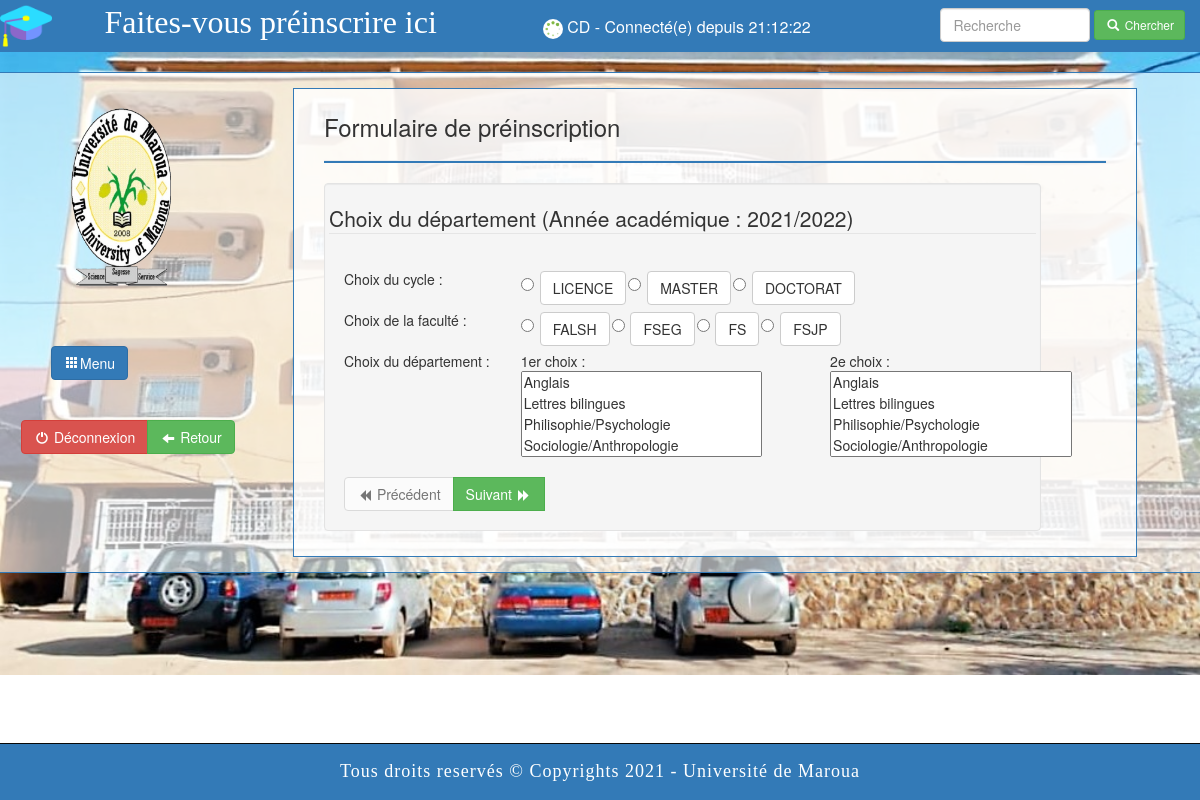
Screenshot of /subscribe.php (signed in) with the database file from the repository.
### tables this page shows
CREATE TABLE IF NOT EXISTS `cycle` (
  `id` int(11) NOT NULL AUTO_INCREMENT,
  `intitule` varchar(25) NOT NULL,
  PRIMARY KEY (`id`)
);

CREATE TABLE IF NOT EXISTS `faculte` (
  `id` int(11) NOT NULL AUTO_INCREMENT,
  `intitule` varchar(25) NOT NULL,
  PRIMARY KEY (`id`)
);

### subscribe.php (the view, shortened to what this page needs)
<?php
require_once 'include/connexion.php';
$req1 = 'SELECT * FROM cycle';
$req2 = 'SELECT * FROM faculte';
$req3 = 'SELECT * FROM parcours';
$exec1 = mysqli_query($connect, $req1);
$exec2 = mysqli_query($connect, $req2);
$exec3 = mysqli_query($connect, $req3);
?>
<!DOCTYPE html PUBLIC "­//W3C//DTD XHTML 1.0 Strict//EN" "http://www.w3.org/TR/xhtml1/DTD/xhtml1­strict.dtd">
<html xmlns="http://www.w3.org/1999/xhtml" xml:lang="fr" lang="fr">
<head>
	<link href="bootstrap/css/bootstrap.min.css" rel="stylesheet">
</head>
<body>
<?php
$title="Faites-vous préinscrire ici";
include('header.php');
?>
<div class="row selected">
	<div class="col-sm-3 col1">
		<img src="images/logo_uMa.png" width="100px" style="margin-left: 70px">
		<br><br>
		<div class="specialBurger">
			<ul>
					<li class="sousEdit"><button class="btn btn-primary "><span class="glyphicon glyphicon-th"></span> Menu</button>
	            	</li>
			</ul>
		</div>
<div class="btn-group">
	<a class="btn btn-danger" href="deconnexion.php"><span class="glyphicon glyphicon-off"></span>
		Déconnexion </a>
	<a class="btn btn-success" onclick="goBack()"><span class="glyphicon glyphicon-arrow-left"></span> Retour </a>
</div>
	</div>
	<div class="col-sm-9">
<div class="row" >
<div class="col-sm-11" style="background: rgba(255, 255, 255, 0.8); padding: 5px 30px; border: 1px solid #337ab7">
<h3>Formulaire de préinscription</h3>
<hr style="height: 2px; background: #337ab7; ">
<form class="form-horizontal well col-sm-11" method="POST">
<div class="form-group departement">
<legend>Choix du département (Année académique : 2021/2022)</legend>
</div>
<div class="row departement">
<div class="col-sm-3">Choix du cycle : </div>
<div class="col-sm-9">
<?php while ($res1 = mysqli_fetch_array($exec1)) {
	echo '<input type="radio" class="check" name="cycle" id="'.$res1['intitule'].'">
			<label for="'.$res1['intitule'].'"><span class="btn btn-default">'.$res1['intitule'].'</span></label>';
} ?>
</div>
</div>
<div class="row departement">
<div class="col-sm-3">Choix de la faculté : </div>
<div class="col-sm-9">
<?php while ($res2 = mysqli_fetch_array($exec2)) {
	echo '<input type="radio" class="check" name="fac" id="'.$res2['intitule'].'">
			<label for="'.$res2['intitule'].'"><span class="btn btn-default">'.$res2['intitule'].'</span></label>';
} ?>
</div>
</div>
<div class="row departement">
<div class="col-sm-3">Choix du département : </div>
<div class="col-sm-9">
	<div class="row">
		<div class="col-xs-5">
			1er choix : <br>
		<select id="multiple" multiple="multiple" name="dpt1" class="input-mini" required="required">
<?php
	while ($res3 = mysqli_fetch_array($exec3)) {
		echo '<option>'.$res3['filiere'].'</option>';
	}
?>
			</select>
		</div>
		<div class="col-xs-2"></div>
		<div class="col-xs-5">
			2e choix : <br>
<select id="multiple" multiple="multiple" name="dpt1" class="input-mini" required="required">
<?php
$exec3 = mysqli_query($connect, $req3);
	while ($res3 = mysqli_fetch_array($exec3)) {
		echo '<option>'.$res3['filiere'].'</option>';
	}
?>
</select>
		</div>
	</div>
</div>
</div>
<div class="navigationBar">
	<br>
	<div class="btn-group">
		<a class="btn btn-default disabled" id="prev" href=""><span class="glyphicon glyphicon-backward"></span>
			Précédent </a>
		<a class="btn btn-success" id="next" >Suivant <span class="glyphicon glyphicon-forward"></span></a>
	</div>
</div>
</form>
</div>
<div class="col-sm-1"></div>
</div>
		</div>
	</div>
<?php include('footer.php'); ?>
</body>
</html>

### header.php (shortened to what this page needs)
<link rel="stylesheet" type="text/css" href="bootstrap/css/bootstrap.min.css">
<div class="row couleurParDefo navbar-fixed-top">
	<div class="col-xs-1"><img src="images/mortarboard.png" width="52px"></div>
	<div class="col-xs-8 ">
		<span class="ENSM"><font size="6px" color="white"><?php if(isset($title)){ echo $title; } ?></font></span>
		<font size="5px" color="white">
			<?php
				echo "\t \t \t".'<font size="3px" color="white" ><img src="images/Spinner-3.gif" style="border-radius:50%" class="connected1" width="20px"> ';
				echo $_SESSION['name']." - Connecté(e) depuis ".$_SESSION['time']."</font>";
			?>
		</font>
	</div>
	<div class="col-xs-3">
		<form class="Search navbar-form pull-right" method="GET" action="rechercher.php">
			<input type="search" class="form-control" style="width:150px" class="input-xs form-control" name='q' placeholder="Recherche" onkeyup="showAutosuggest(this.value)">
			<button type="submit" class="btn btn-success btn-sm">
			<span class="glyphicon glyphicon-search"></span>
			Chercher</button>
		</form>
	</div>
</div>

### footer.php (shortened to what this page needs)
<div class="row">
	<div class="col-lg-12" style="margin-left:-253px;width:90%">
		<footer class="navbar navbar-inverse navbar-fixed-bottom piedDepage couleurParDefo">
			Tous droits reservés &copy; Copyrights
			 -
			Université de Maroua
		</footer>
	</div>
</div>

### subscribe.php (style rules this page uses)
body { background-image: url(images/dpt.jpg); background-size: 100%; background-repeat: no-repeat; padding-top: 72px; width: 100%; background-attachment: fixed; }
.piedDepage { font-size: 18px; letter-spacing: 1px; }
.specialBurger { margin-top: 130px; padding-top: 2% ; width: 340px; }
.specialBurger ul li { transition: .2s; }
.specialBurger span { color: #fff; font-size: 30px; float: left; margin: 16px 10px 0px -10px; }
.specialBurger ul { list-style-type: none; margin: 0px -10px; }
.col1>* { margin: 20px 20px; }
.selected { border: 1px solid #337ab7; border-radius: 5px; padding: 15px 0; background: rgba(255, 255, 255, 0.6); }
.sousEdit { margin-top: -6px; }
.specialBurger span, span { margin:2px 2px ;font-size: 12px }

### header.php (style rules this page uses)
div.navbar-fixed-top { background: #337ab7; }
.ENSM { font-family: comic sans ms; }
img.connected1 { margin-left: 100px; }

### footer.php (style rules this page uses)
footer { text-align: center; padding: 15px 0px; color: #fff; width: 100%; font-family: comic sans ms; }
.piedDepage { font-size: 18px; letter-spacing: 1px; }
.couleurParDefo { background-color: #337ab7; }

### rows the page displays
cycle: intitule "LICENCE"
cycle: intitule "MASTER"
cycle: intitule "DOCTORAT"
faculte: intitule "FALSH"
faculte: intitule "FSEG"
faculte: intitule "FS"
faculte: intitule "FSJP"

### other values shown
$title "Faites-vous préinscrire ici"
$_SESSION['name'] "CD"
$_SESSION['time'] "21:12:22"
